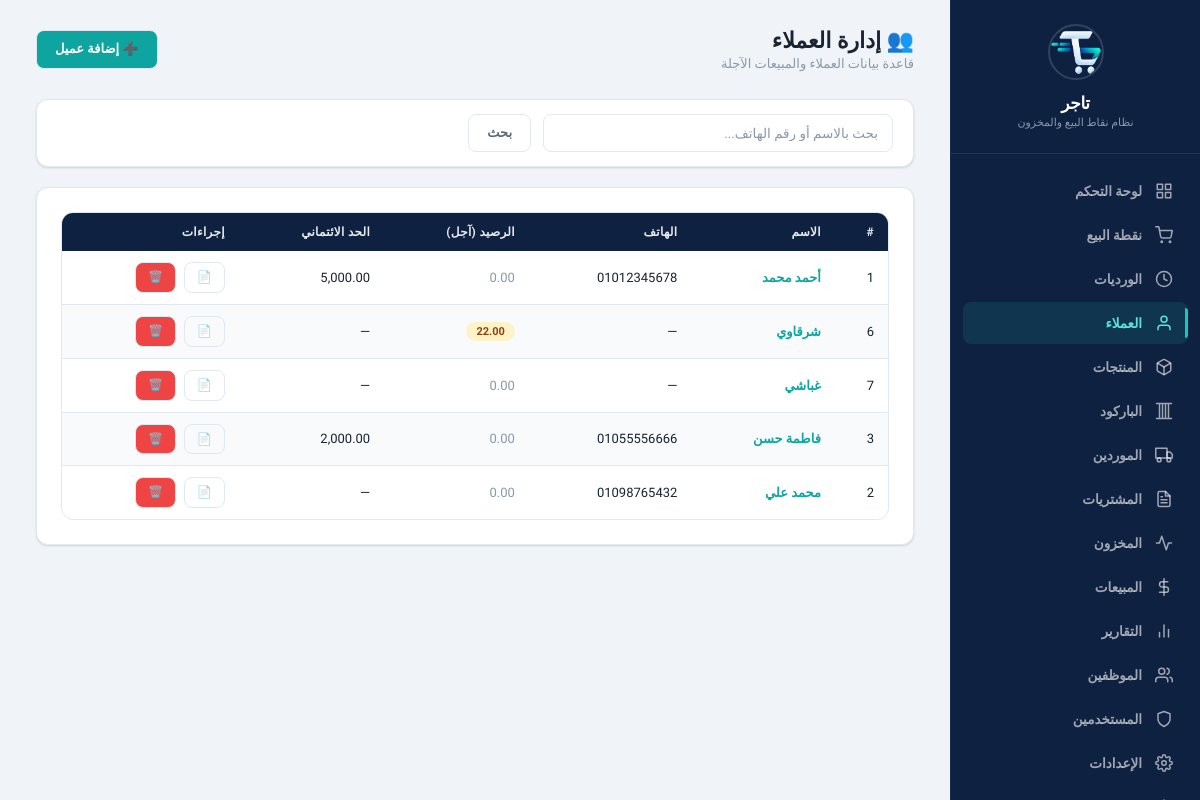
The page /?page=customers (signed in) on the database its author committed.
### tables this page shows
CREATE TABLE customers (
    id INTEGER PRIMARY KEY AUTOINCREMENT,
    name TEXT NOT NULL,
    phone TEXT DEFAULT NULL,
    address TEXT DEFAULT NULL,
    notes TEXT DEFAULT NULL,
    credit_limit REAL NOT NULL DEFAULT 0,
    balance REAL NOT NULL DEFAULT 0,
    is_active INTEGER NOT NULL DEFAULT 1,
    created_at TEXT NOT NULL DEFAULT (datetime('now', 'localtime')),
    updated_at TEXT NOT NULL DEFAULT (datetime('now', 'localtime'))
);

### www/app/controllers/CustomerController.php (called while the page is built, shortened)
<?php
class CustomerController {
    private $customerService;
    public function __construct() {
        $this->customerService = new CustomerService();
    }
    public function index() {
        $search = $_GET['search'] ?? '';
        $customers = $this->customerService->getAll($search);
        include APP_PATH . '/views/layout/header.php';
        include APP_PATH . '/views/customers/index.php';
        include APP_PATH . '/views/layout/footer.php';
    }
}

### www/app/config/database.php (called while the page is built, shortened)
<?php
class Database {
    private static $instance = null;
    private $pdo;
    private function __construct() {
        $this->dbPath = __DIR__ . '/../../data/pos_system.db';
        try {
            $this->pdo = new PDO('sqlite:' . $this->dbPath);
            $this->pdo->setAttribute(PDO::ATTR_ERRMODE, PDO::ERRMODE_EXCEPTION);
            $this->pdo->setAttribute(PDO::ATTR_DEFAULT_FETCH_MODE, PDO::FETCH_ASSOC);
            $this->pdo->exec('PRAGMA journal_mode = WAL');
            $this->pdo->exec('PRAGMA foreign_keys = ON');
            $this->pdo->exec('PRAGMA busy_timeout = 5000');
            $this->pdo->exec('PRAGMA synchronous = NORMAL');
            $this->pdo->exec('PRAGMA cache_size = -8000');
            $this->pdo->exec('PRAGMA temp_store = MEMORY');
        } catch (PDOException $e) {
            die('Database connection failed: ' . $e->getMessage());
        }
    }
    public static function getInstance() {
        if (self::$instance === null) {
            self::$instance = new self();
        }
        return self::$instance;
    }
    public function getConnection() {
        return $this->pdo;
    }
    public function migrate() {
        $this->pdo->exec(
            "CREATE TABLE IF NOT EXISTS migrations (
                id INTEGER PRIMARY KEY AUTOINCREMENT,
                filename TEXT NOT NULL UNIQUE,
                applied_at TEXT NOT NULL DEFAULT (datetime('now', 'localtime'))
            )"
        );
    }
}

### www/app/services/CustomerService.php (called while the page is built, shortened)
<?php
class CustomerService {
    private $db;
    public function __construct() {
        $this->db = Database::getInstance()->getConnection();
    }
    public function getAll($search = '') {
        $sql = "SELECT * FROM customers WHERE is_active = 1";
        $params = [];
        $sql .= " ORDER BY name";
        $stmt = $this->db->prepare($sql);
        $stmt->execute($params);
        return $stmt->fetchAll();
    }
}

### www/app/views/customers/index.php (the view, shortened to what this page needs)
<div class="page-header">
    <div>
        <h1>👥 إدارة العملاء</h1>
        <p class="subtitle">قاعدة بيانات العملاء والمبيعات الآجلة</p>
    </div>
    <button class="btn btn-primary" onclick="openAddCustomerModal()">➕ إضافة عميل</button>
</div>
<div class="card" style="padding:14px 20px;">
    <form style="display:flex;gap:12px;" method="GET">
        <input type="text" name="search" class="form-control" placeholder="بحث بالاسم أو رقم الهاتف..." value="<?= htmlspecialchars($search) ?>" style="max-width:350px;">
        <button type="submit" class="btn btn-outline">بحث</button>
    </form>
</div>
<div class="card">
    <?php if (!empty($customers)): ?>
    <div class="table-wrapper">
        <table>
            <thead>
                <tr>
                    <th>#</th>
                    <th>الاسم</th>
                    <th>الهاتف</th>
                    <th>الرصيد (آجل)</th>
                    <th>الحد الائتماني</th>
                    <th>إجراءات</th>
                </tr>
            </thead>
            <tbody>
                <?php foreach ($customers as $c): ?>
                <tr>
                    <td><?= $c['id'] ?></td>
                    <td class="fw-bold"><a href="?page=customers&action=profile&id=<?= $c['id'] ?>"><?= htmlspecialchars($c['name']) ?></a></td>
                    <td><?= htmlspecialchars($c['phone'] ?: '—') ?></td>
                    <td>
                        <?php if ($c['balance'] > 0): ?>
                        <span class="badge badge-warning"><?= number_format($c['balance'], 2) ?></span>
                        <?php else: ?>
                        <span class="text-muted">0.00</span>
                        <?php endif; ?>
                    </td>
                    <td><?= $c['credit_limit'] > 0 ? number_format($c['credit_limit'], 2) : '—' ?></td>
                    <td>
                        <div class="btn-group">
                            <a href="?page=customers&action=profile&id=<?= $c['id'] ?>" class="btn btn-sm btn-outline">📄</a>
                            <a href="?page=customers&action=delete&id=<?= $c['id'] ?>" class="btn btn-sm btn-danger" onclick="return confirm('هل أنت متأكد؟')">🗑️</a>
                        </div>
                    </td>
                </tr>
                <?php endforeach; ?>
            </tbody>
        </table>
    </div>
    <?php else: ?>
    <div class="empty-state">
        <p>لا يوجد عملاء<?= $search ? ' مطابقون للبحث' : '' ?></p>
    </div>
    <?php endif; ?>
</div>

### www/public/css/main.css (style rules this page uses)
:root { --navy-900: #0a1628; --navy-800: #0f2140; --navy-700: #152d54; --navy-600: #1b3a68; --navy-500: #24507e; --teal-600: #0d8a85; --teal-500: #0ea5a0; --teal-400: #14c8c1; --teal-300: #5ee2db; --teal-200: #a6f0ed; --teal-100: #d4faf8; --bg-primary: #f0f4f8; --bg-secondary: #ffffff; --bg-card: #ffffff; --bg-card-hover: #f7f9fb; --bg-input: #ffffff; --bg-sidebar: var(--navy-800); --border-color: #e2e8f0; --border-focus: var(--teal-500); --text-primary: #1a2332; --text-secondary: #5a6a7e; --text-muted: #8899aa; --text-on-dark: #e2e8f0; --text-on-dark-muted: #8899aa; --accent: var(--teal-500); --accent-hover: var(--teal-400); --accent-light: rgba(14, 165, 160, 0.1); --success: #10b981; --success-bg: #d1fae5; --warning: #f59e0b; --warning-bg: #fef3c7; --danger: #ef4444; --danger-bg: #fee2e2; --info: #3b82f6; --info-bg: #dbeafe; --shadow: 0 1px 3px rgba(0, 0, 0, 0.08), 0 1px 2px rgba(0, 0, 0, 0.06); --shadow-md: 0 4px 6px rgba(0, 0, 0, 0.07), 0 2px 4px rgba(0, 0, 0, 0.06); --shadow-lg: 0 10px 25px rgba(0, 0, 0, 0.1); --sidebar-width: 250px; --radius: 12px; --radius-sm: 8px; --radius-lg: 16px; --transition: all 0.2s ease; --font: 'Cairo', 'Segoe UI', Tahoma, sans-serif; }
*, *::before, *::after { box-sizing: border-box; margin: 0; padding: 0; }
html, body { height: 100%; font-family: var(--font); font-size: 14px; background: var(--bg-primary); color: var(--text-primary); direction: rtl; overflow: hidden; -webkit-font-smoothing: antialiased; }
a { color: var(--accent); text-decoration: none; }
.page-header { display: flex; align-items: center; justify-content: space-between; margin-bottom: 28px; flex-wrap: wrap; gap: 16px; }
.page-header h1 { font-size: 22px; font-weight: 800; color: var(--text-primary); }
.page-header .subtitle { font-size: 13px; color: var(--text-muted); margin-top: 3px; }
.card { background: var(--bg-card); border: 1px solid var(--border-color); border-radius: var(--radius); padding: 24px; margin-bottom: 20px; box-shadow: var(--shadow); }
.btn { display: inline-flex; align-items: center; justify-content: center; gap: 6px; padding: 9px 18px; border: 1px solid var(--border-color); background: var(--bg-card); color: var(--text-primary); border-radius: var(--radius-sm); font-size: 13px; font-weight: 600; font-family: var(--font); cursor: pointer; transition: var(--transition); white-space: nowrap; line-height: 1.4; text-decoration: none; }
.btn-primary { background: var(--teal-500); color: #fff; }
.btn-danger { background: var(--danger); color: #fff; }
.btn-outline { background: transparent; border: 1px solid var(--border-color); color: var(--text-secondary); }
.btn-sm { padding: 6px 12px; font-size: 12px; }
.btn-group { display: flex; gap: 8px; flex-wrap: wrap; }
.form-control { width: 100%; padding: 10px 14px; background: var(--bg-input); border: 1.5px solid var(--border-color); border-radius: var(--radius-sm); color: var(--text-primary); font-size: 13.5px; font-family: var(--font); transition: var(--transition); outline: none; }
.form-control::placeholder { color: var(--text-muted); }
.table-wrapper { overflow-x: auto; border-radius: var(--radius); border: 1px solid var(--border-color); }
table { width: 100%; border-collapse: collapse; font-size: 13px; }
thead { background: var(--navy-800); }
th { padding: 12px 14px; text-align: right; font-weight: 600; color: rgba(255, 255, 255, 0.9); font-size: 12px; text-transform: uppercase; letter-spacing: 0.3px; border-bottom: none; white-space: nowrap; }
td { padding: 11px 14px; border-bottom: 1px solid var(--border-color); color: var(--text-primary); }
tbody tr { transition: background 0.15s ease; }
tbody tr:last-child td { border-bottom: none; }
tbody tr:nth-child(even) { background: #f8fafc; }
.badge { display: inline-flex; align-items: center; padding: 3px 10px; border-radius: 20px; font-size: 11px; font-weight: 600; }
.badge-warning { background: var(--warning-bg); color: #92400e; }
.text-muted { color: var(--text-muted); }
.fw-bold { font-weight: 700; }
.fw-bold { font-weight: 700 !important; }
.text-muted { color: var(--text-muted) !important; }

### rows shown on the page
customers: id "1", name "أحمد محمد", phone "01012345678", balance "0.00", credit_limit "5,000.00"
customers: id "6", name "شرقاوي", phone "—", balance "22.00"
customers: id "7", name "غباشي", phone "—", balance "0.00"
customers: id "3", name "فاطمة حسن", phone "01055556666", balance "0.00", credit_limit "2,000.00"
customers: id "2", name "محمد علي", phone "01098765432", balance "0.00"
